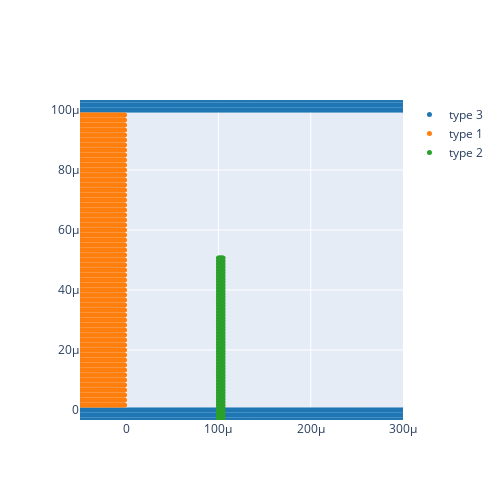

Notebook code for this chart:
### Code cell
model.domain.dimensions = 2
model.domain.plot_types()

### Figure 1 — Plotly figure (JSON) as saved in the notebook; plotly's stock layout.template omitted (floating-point values rounded to 4 significant figures; data arrays with more than 128 entries replaced by an {"elided": "..."} marker saying what was removed)
{"data": [{"marker": {"color": "#1f77b4", "size": 5}, "mode": "markers", "name": "type 3", "type": "scatter", "x": {"elided": "1266 float values"}, "y": {"elided": "1266 float values"}}, {"marker": {"color": "#ff7f0e", "size": 5}, "mode": "markers", "name": "type 1", "type": "scatter", "x": {"elided": "1770 float values"}, "y": {"elided": "1770 float values"}}, {"marker": {"color": "#2ca02c", "size": 5}, "mode": "markers", "name": "type 2", "type": "scatter", "x": {"elided": "330 float values"}, "y": {"elided": "330 float values"}}], "layout": {"height": 500, "scene": {"aspectmode": "data"}, "width": 500, "xaxis": {"range": [-5e-05, 0.0003]}, "yaxis": {"range": [-3.333e-06, 0.0001033]}}}
